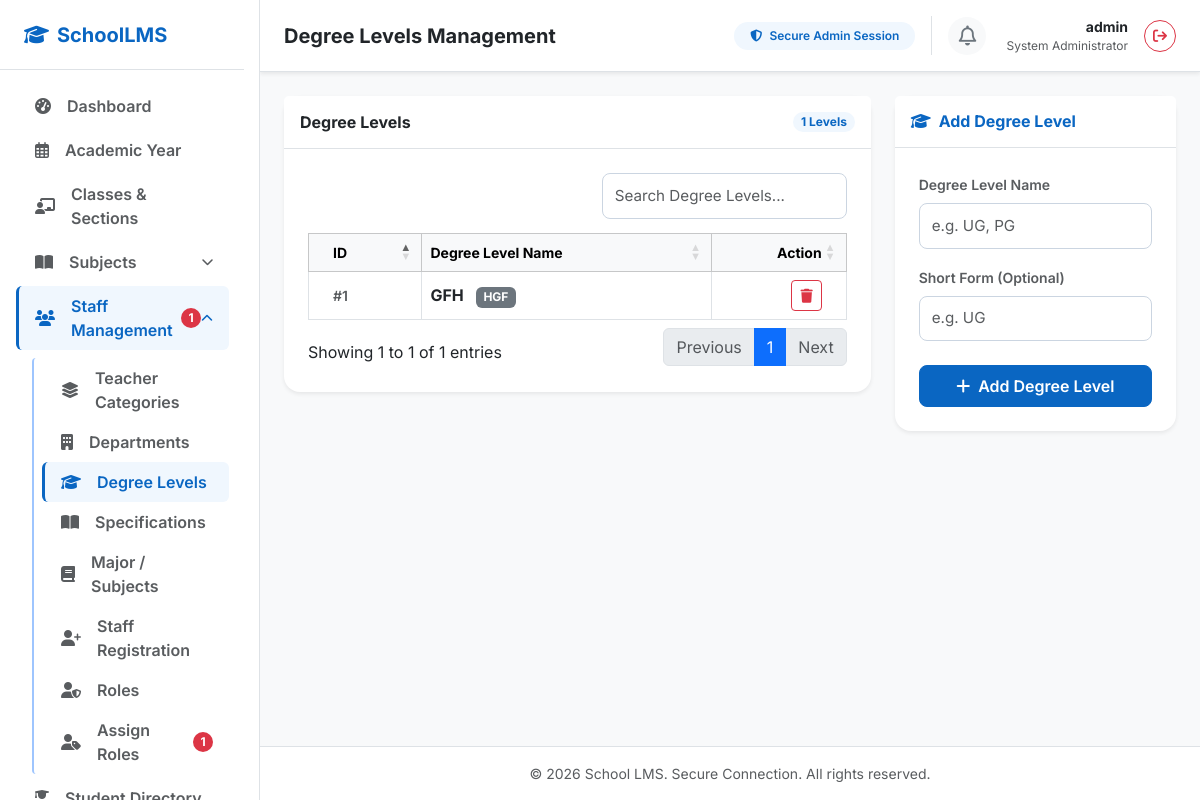
/admin/degree_levels (signed in), run on the app's committed database.
### app.py (models this page shows, shortened)
class DegreeLevel(db.Model):
    __tablename__ = 'degree_levels'
    id = db.Column(db.Integer, primary_key=True)
    name = db.Column(db.String(100), unique=True, nullable=False)
    short_form = db.Column(db.String(20), nullable=True)

### app.py (the view)
@app.route('/admin/degree_levels')
def degree_levels():
    if not session.get('admin_logged_in'):
        flash("Access denied. Please log in first.", "warning")
        return redirect(url_for('login'))
    degree_levels = DegreeLevel.query.order_by(DegreeLevel.name).all()
    return render_template('admin/degree_levels.html', degree_levels=degree_levels, admin_username=session.get('admin_username'))

### templates/admin/degree_levels.html (shortened to what this page needs)
{% extends "admin/base.html" %}
{% block header_title %}Degree Levels Management{% endblock %}
{% block extra_css %}
<link rel="stylesheet" href="https://cdn.datatables.net/1.13.6/css/dataTables.bootstrap5.min.css">
{% endblock %}
{% block content %}
<div class="row g-4">
    <div class="col-lg-8">
        <div class="card border-0 shadow-sm rounded-4 bg-white">
            <div class="card-header bg-white border-bottom py-3 d-flex justify-content-between align-items-center">
                <h6 class="fw-bold text-dark mb-0">Degree Levels</h6>
                <span class="badge bg-blue-light text-blue-primary rounded-pill">{{ degree_levels|length }} Levels</span>
            </div>
            <div class="card-body p-4">
                <div class="table-responsive">
                    <table id="degreeLevelsTable" class="table table-bordered table-hover align-middle mb-0 w-100">
                        <thead class="table-light text-muted fw-semibold small">
                            <tr>
                                <th class="ps-4">ID</th>
                                <th>Degree Level Name</th>
                                <th class="text-end pe-4">Action</th>
                            </tr>
                        </thead>
                        <tbody>
                            {% for lvl in degree_levels %}
                                <tr>
                                    <td class="ps-4 text-muted small fw-semibold">#{{ lvl.id }}</td>
                                    <td class="fw-bold text-dark">
                                        {{ lvl.name }}
                                        {% if lvl.short_form %}
                                            <span class="badge bg-secondary ms-2">{{ lvl.short_form }}</span>
                                        {% endif %}
                                    </td>
                                    <td class="text-end pe-4">
                                        <form method="POST" action="{{ url_for('delete_degree_level', id=lvl.id) }}" class="d-inline" onsubmit="return confirm('Are you sure you want to delete this degree level?');">
                                            <button type="submit" class="btn btn-sm btn-outline-danger"><i class="fa-solid fa-trash"></i></button>
                                        </form>
                                    </td>
                                </tr>
                            {% endfor %}
                        </tbody>
                    </table>
                </div>
            </div>
        </div>
    </div>
    <div class="col-lg-4">
        <div class="card border-0 shadow-sm rounded-4 bg-white">
            <div class="card-header bg-white border-bottom py-3">
                <h6 class="fw-bold text-blue-primary mb-0">
                    <i class="fa-solid fa-graduation-cap me-2"></i>Add Degree Level
                </h6>
            </div>
            <div class="card-body p-4">
                <form method="POST" action="{{ url_for('add_degree_level') }}" class="needs-validation" novalidate>
                    <div class="mb-3">
                        <label for="degree_level_name" class="form-label fw-semibold text-muted small">Degree Level Name</label>
                        <input type="text" class="form-control" id="degree_level_name" name="name" placeholder="e.g. UG, PG" oninput="this.value = this.value.toUpperCase()" required>
                    </div>
                    <div class="mb-4">
                        <label for="short_form" class="form-label fw-semibold text-muted small">Short Form (Optional)</label>
                        <input type="text" class="form-control" id="short_form" name="short_form" placeholder="e.g. UG" oninput="this.value = this.value.toUpperCase()">
                    </div>
                    <button type="submit" class="btn btn-blue-primary w-100 py-2 fw-semibold">
                        <i class="fa-solid fa-plus me-1"></i> Add Degree Level
                    </button>
                </form>
            </div>
        </div>
    </div>
</div>
{% endblock %}

### static/css/style.css (style rules this page uses)
:root { --blue-primary: #0a66c2; --blue-hover: #004182; --blue-dark: #002244; --blue-light: #f0f7fe; --blue-accent: #3b82f6; --bg-light: #f8fafc; --text-dark: #1e293b; --text-muted: #64748b; --success-light: #d1fae5; --success-text: #065f46; --warning-light: #fef3c7; --warning-text: #92400e; --info-light: #e0f2fe; --info-text: #0369a1; }
body { font-family: 'Inter', sans-serif; color: var(--text-dark); background-color: var(--bg-light) !important; }
.text-blue-primary { color: var(--blue-primary) !important; }
.bg-blue-light { background-color: var(--blue-light) !important; }
.btn-blue-primary { background-color: var(--blue-primary); border-color: var(--blue-primary); color: #ffffff; transition: all 0.2s ease-in-out; border-radius: 8px; }
.form-control { font-size: 0.95rem; padding: 0.65rem 0.75rem; border: 1px solid #cbd5e1; border-radius: 8px; transition: all 0.15s ease-in-out; }

### data on the page
DegreeLevel: id "1", name "GFH", short_form "HGF"

### other printed values
{{ unassigned_staff_count }} "1"
{{ admin_username or 'Admin' }} "admin"
{{ degree_levels|length }} "1"
